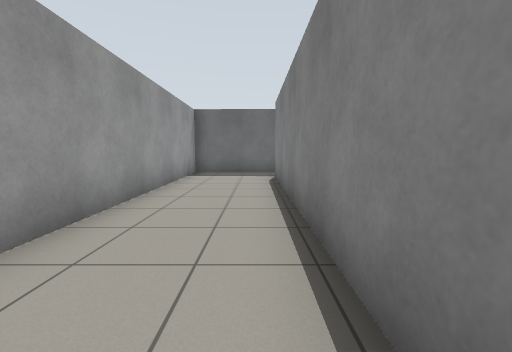
View 1 (above)

24 first-person views from a walk through a world built for the Gazebo simulator. The camera is 0.94 m above the floor, tilts 6° down and sees 90° across. The floor is counted in squares, 1 m on a side. Each view is taken from the middle of a square. On the plan, view 1 faces up. The plan holds only what a view shows up to about 10 squares ahead; the rest is blank.

View 2
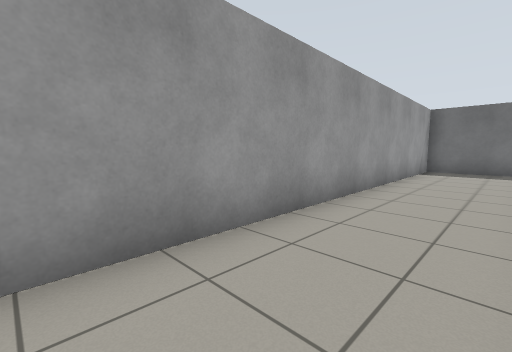

View 3
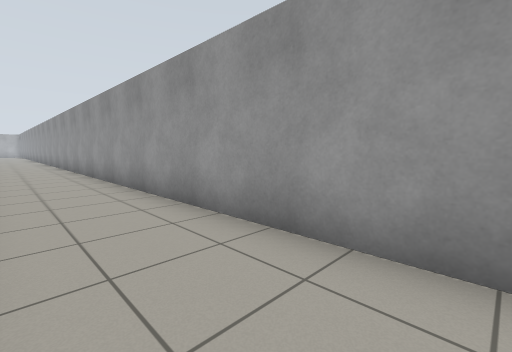

View 4
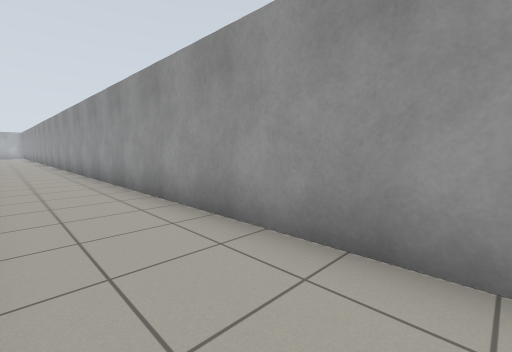

View 5
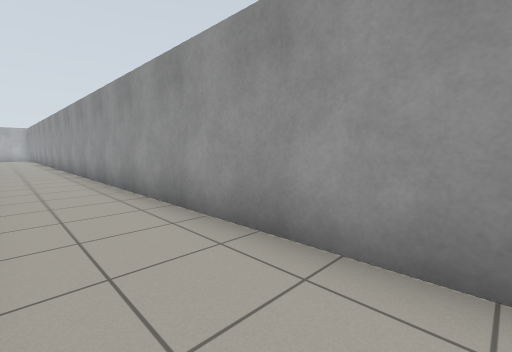

View 6
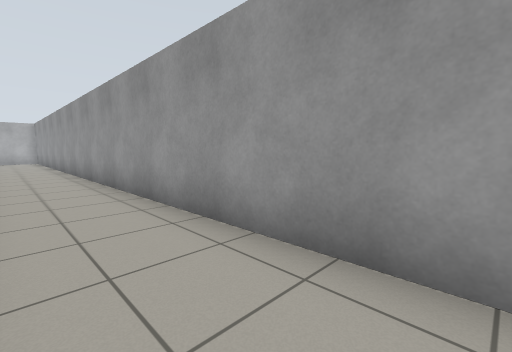

View 7
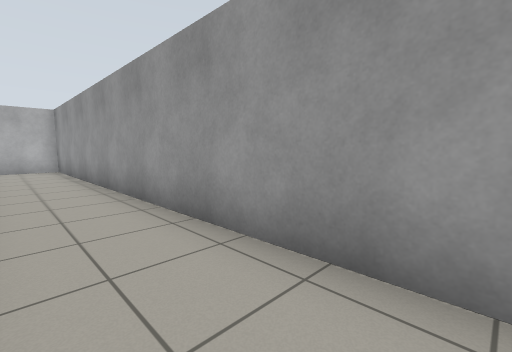

View 8
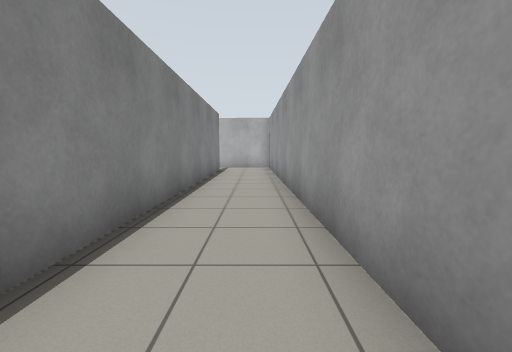

View 9
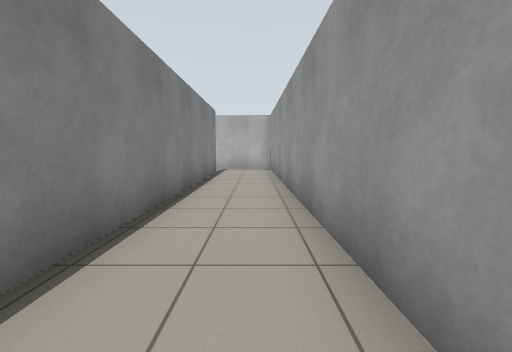

View 10
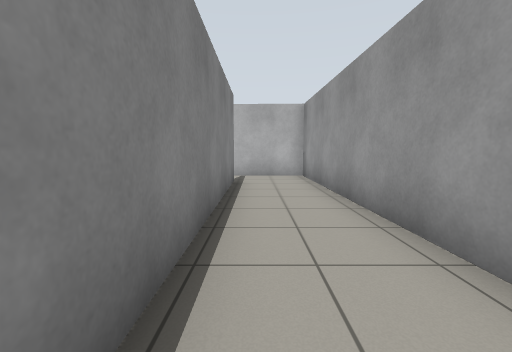

View 11
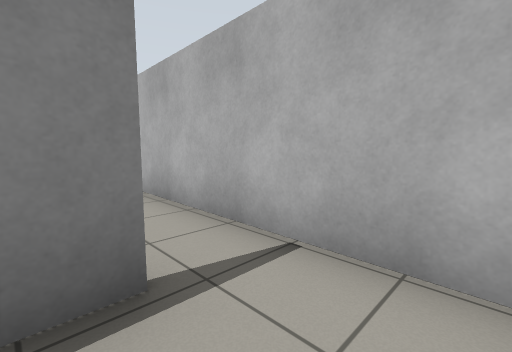

View 12
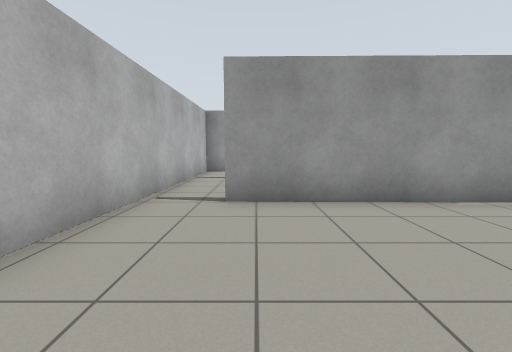

View 13
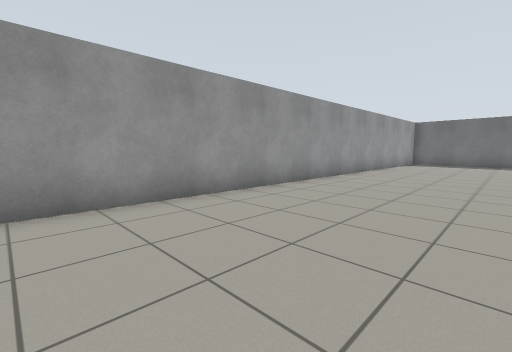

View 14
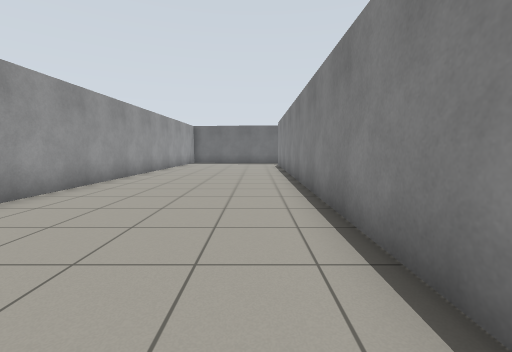

View 15
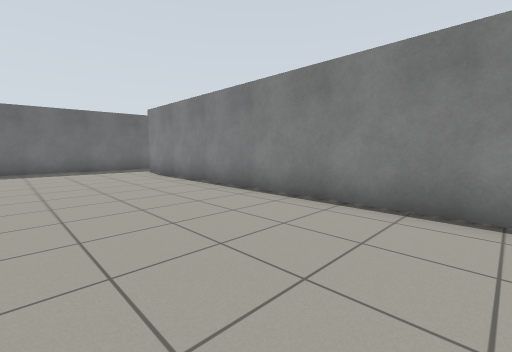

View 16
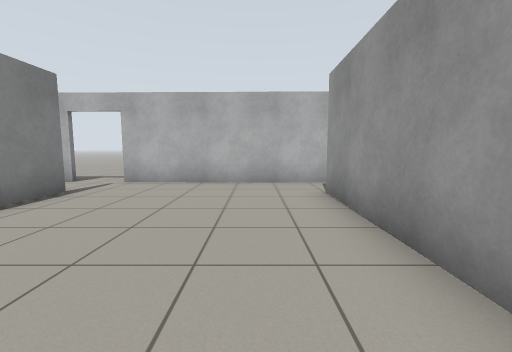

View 17
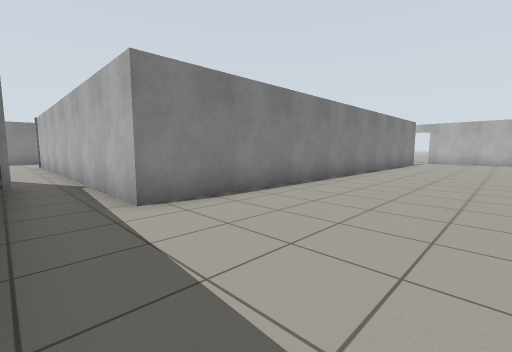

View 18
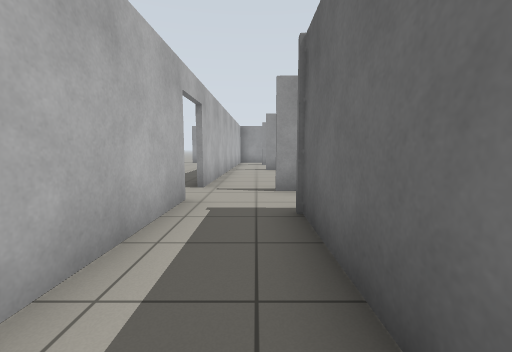

View 19
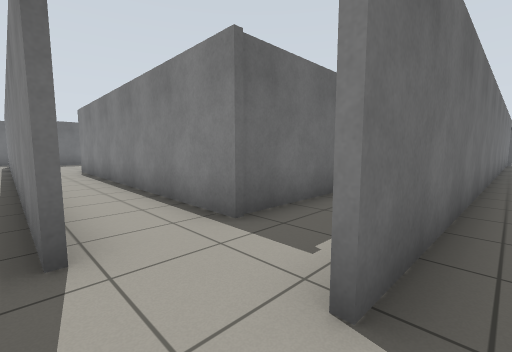

View 20
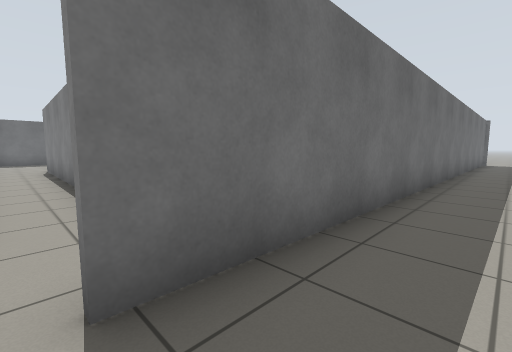

View 21
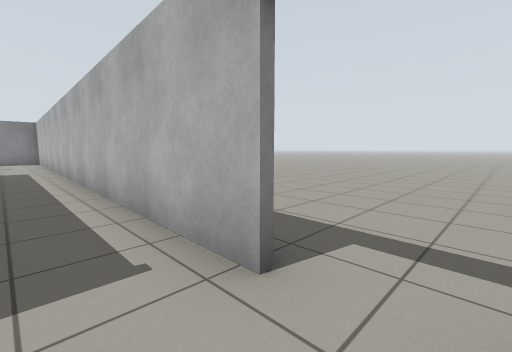

View 22
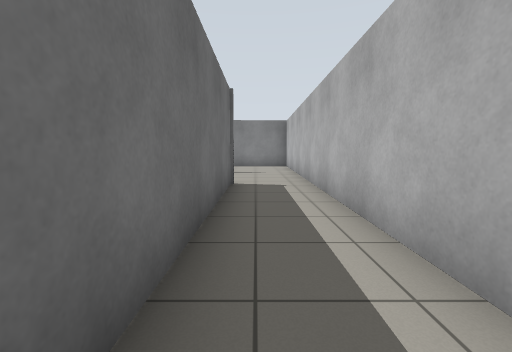

View 23
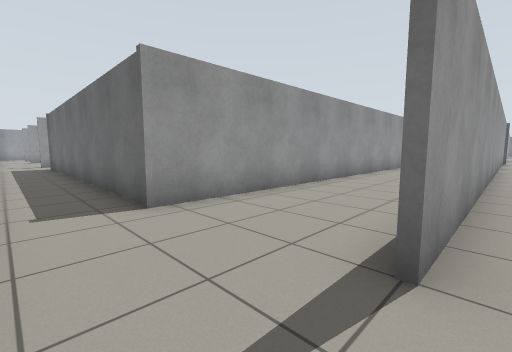

View 24
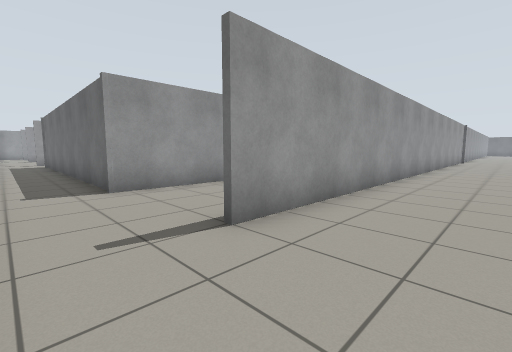

### Floor plan
Points are (right, up) in squares from view 1. A wall is a line through its corners. A room is listed if a view was taken in it or the views show most of it. See-through windows are left out.
Room 1 (views 1, 2, 3, 4, 5, 6, 7, 8, 9, 10, 11)
walls: (0.7, 0.5) (0.7, 8.9); (0.7, -35.8) (0.7, -25.5); (-2.4, 10.2) (-1.7, -37.1) (1.5, -37.2); (0, 10.3) (-2.1, 10.3)
ways out: opening at (1, -36)
Room 2 (views 12, 13, 14, 15, 16, 17, 21)
walls: (4.6, -24.8) (4.5, -35.6); (10.2, -35.6) (10.3, -19.6) (15.5, -19.5); (7.9, -17.6) (5.9, -17.4); (3.5, -37.2) (9.9, -37.3)
ways out: opening at (15, -19) to room 3; opening at (10, -36) to room 6; opening at (4, -36)
Room 3 (views 18, 22)
walls: (23, -26.6) (23, -35.3) (13.4, -35.3); (15.5, -19.5) (18.9, -19.5); (13.4, -37.3) (26.1, -37.6)
ways out: opening at (15, -19) to room 2; opening at (26, -36.5) to room 5; opening at (13, -36) to room 6
Room 4 (views 19, 20)
walls: (24.1, -37.7) (11.2, -37.5)
ways out: open door at (10.5, -37) to room 6
Room 5 (views 23, 24)
walls: (26.6, -23.1) (26.6, -35.1)
ways out: opening at (26, -36.5) to room 3
Room 6 (no view inside)
walls: (10.3, -35) (10.3, -35.6); (13.4, -35.3) (12.2, -35.3) (12.4, -26); (11.2, -37.3) (13.4, -37.3)
ways out: opening at (10, -36) to room 2; opening at (13, -36) to room 3; open door at (10.5, -37) to room 4; opening at (11, -26)

Where each view was taken, in squares from view 1:
view 1: 0 up, 0 right, facing up
view 2: 2 down, 0 right, facing up-left
view 3: 1 up, 0 right, facing down-left
view 4: 4 down, 0 right, facing down-left
view 5: 11 down, 0 right, facing down-left
view 6: 16 down, 0 right, facing down-left
view 7: 24 down, 0 right, facing down-left
view 8: 24 down, 1 left, facing down
view 9: 25 down, 1 left, facing down
view 10: 28 down, 0 right, facing down
view 11: 35 down, 1 left, facing down-right
view 12: 35 down, 9 right, facing left
view 13: 35 down, 9 right, facing up-left
view 14: 35 down, 9 right, facing up
view 15: 30 down, 6 right, facing up-right
view 16: 30 down, 6 right, facing down
view 17: 18 down, 6 right, facing down-right
view 18: 36 down, 16 right, facing left
view 19: 38 down, 10 right, facing up-right
view 20: 39 down, 11 right, facing up-right
view 21: 36 down, 10 right, facing down-right
view 22: 36 down, 16 right, facing right
view 23: 37 down, 27 right, facing up-left
view 24: 37 down, 29 right, facing up-left
